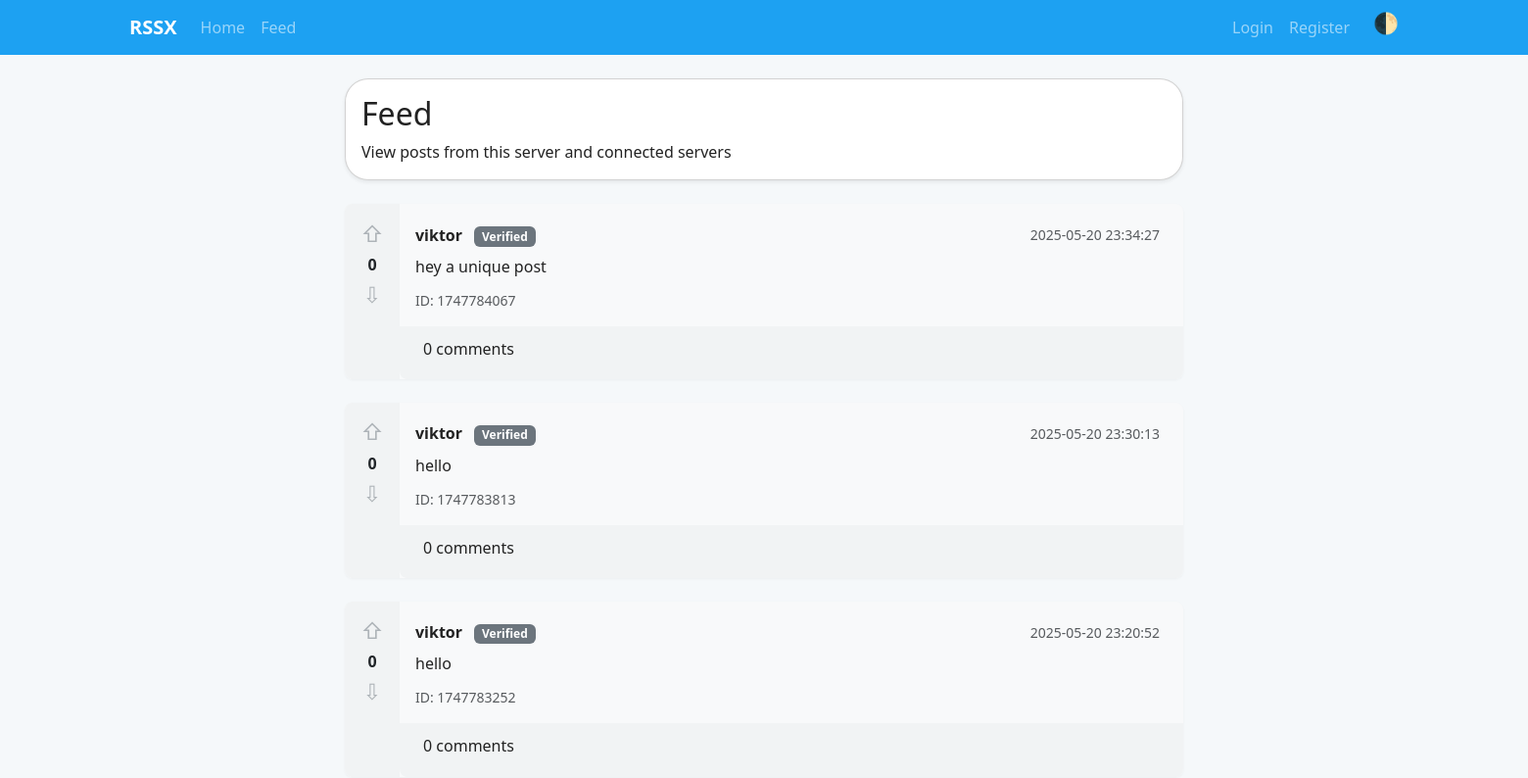
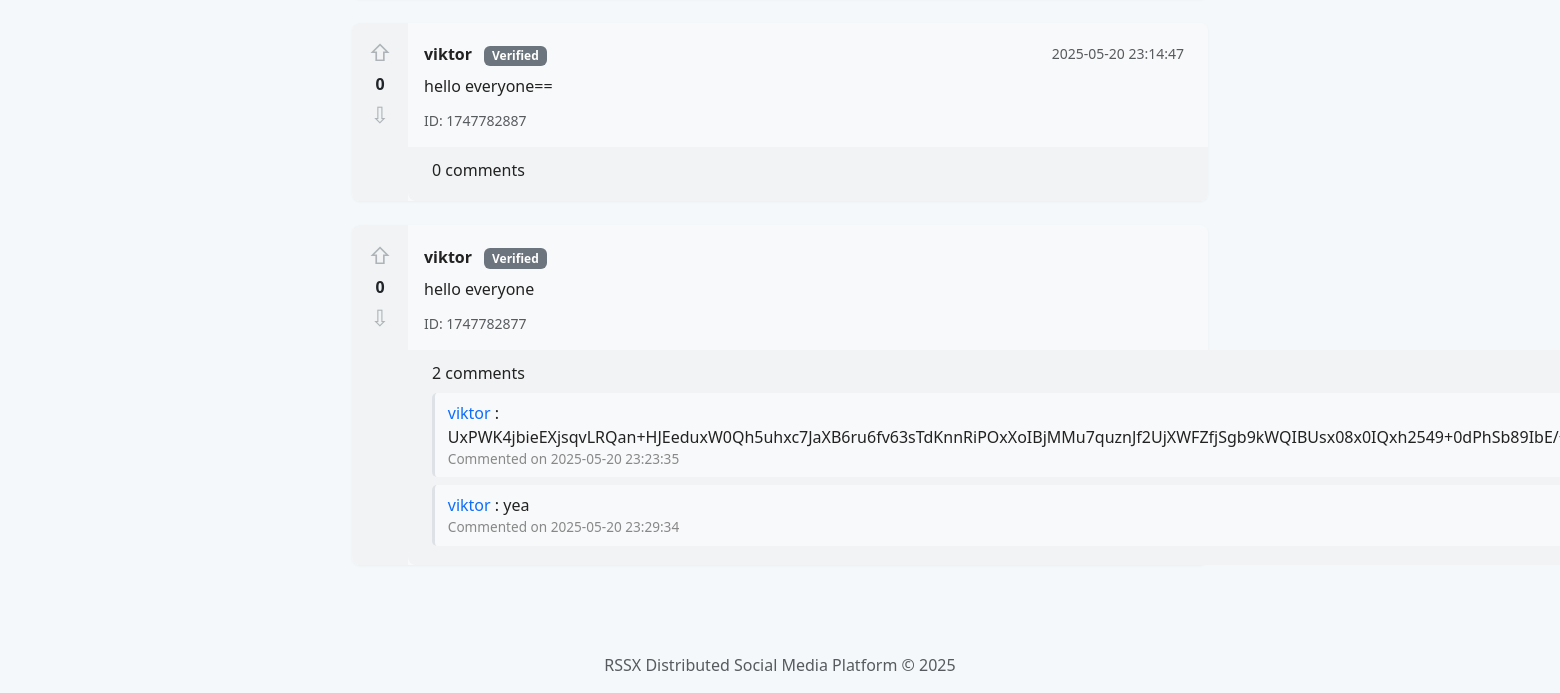
The page /feed on the database as committed earlier (2 pictures, top to bottom).
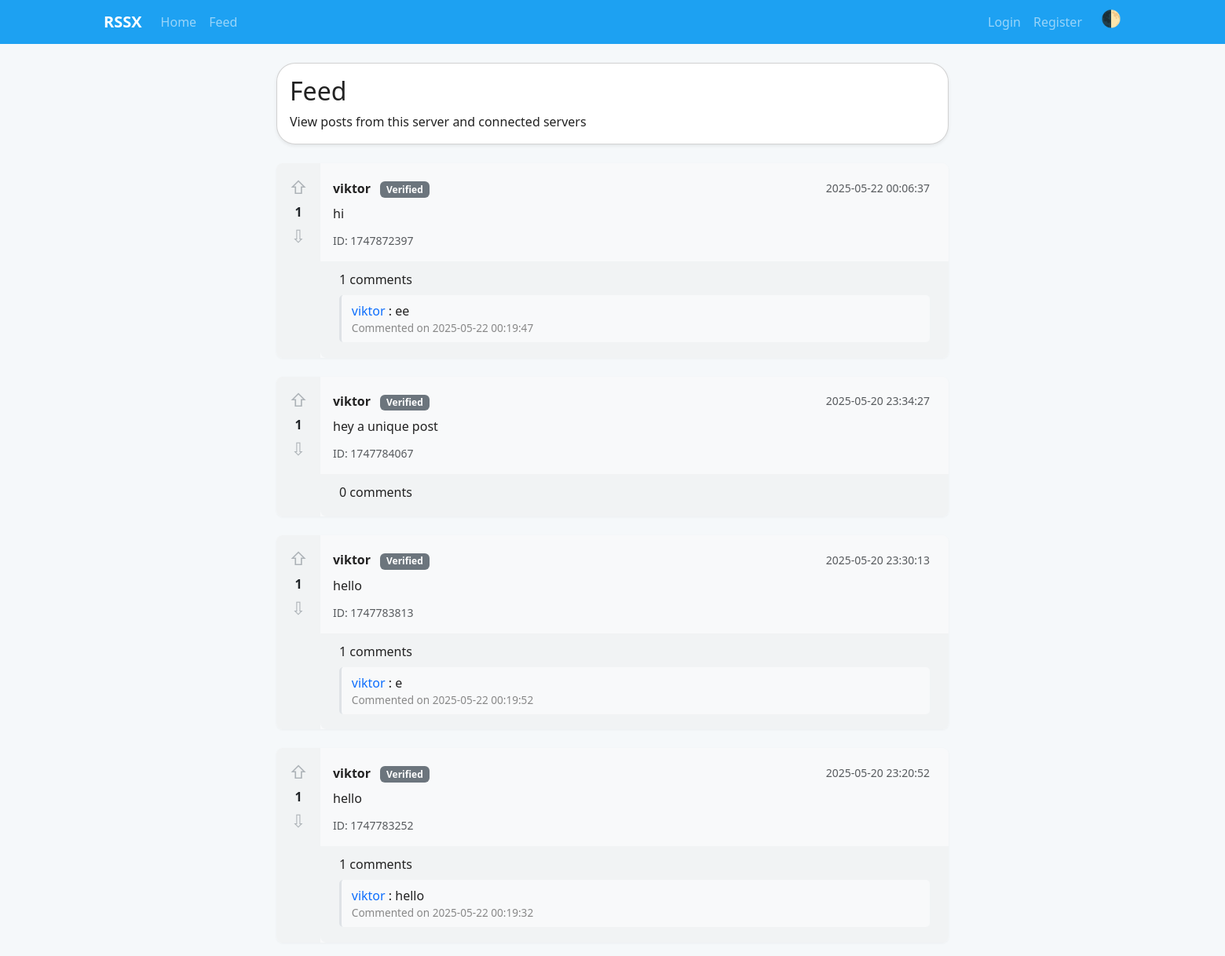
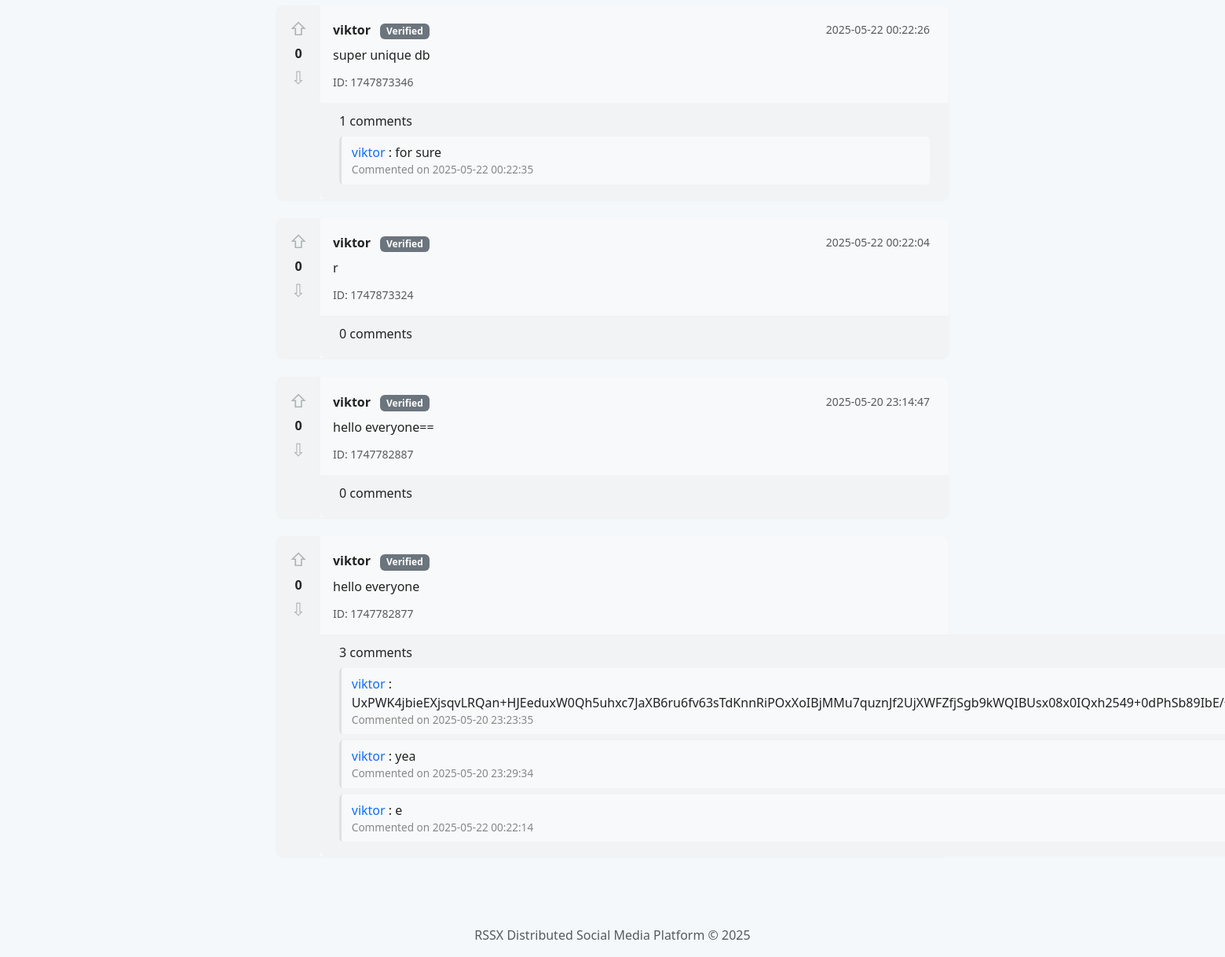
The same page on the database as committed later (2 pictures, top to bottom).
### tables this page shows
CREATE TABLE posts (
                id TEXT PRIMARY KEY,
                author TEXT NOT NULL,
                content TEXT NOT NULL,
                timestamp INTEGER NOT NULL,
                signature TEXT NOT NULL,
                upvotes INTEGER DEFAULT 0,
                downvotes INTEGER DEFAULT 0,
                spam INTEGER DEFAULT 0
            , federated_from TEXT);

CREATE TABLE comments (
                    id INTEGER PRIMARY KEY AUTOINCREMENT,
                    author TEXT NOT NULL,
                    timestamp INTEGER NOT NULL,
                    content TEXT NOT NULL,
                    post_id TEXT NOT NULL,
                    signature TEXT NOT NULL,
                    federated_from TEXT
                );

### rssx/ui/web/web_controller.py (the view)
    def feed(self):
        posts_raw = self.db.get_all_posts()
        posts = self._get_formatted_posts(posts_raw)
        for post in posts:
            comments = self.db.get_comments_for_post(post['id'])
            for comment in comments:
                comment['timestamp_formatted'] = datetime.fromtimestamp(comment['timestamp']).strftime('%Y-%m-%d %H:%M:%S')
            post['comments'] = comments
        return render_template('feed.html',
                               current_user=self.current_user,
                               posts=posts,
                               token=session.get("token"))

### rssx/database/db.py (called while the page is built)
    def get_comments_for_post(self, post_id):
        try:
            conn = sqlite3.connect(self.db_path)
            conn.row_factory = sqlite3.Row
            cursor = conn.cursor()
            cursor.execute("SELECT * FROM comments WHERE post_id = ? ORDER BY timestamp ASC", (post_id,))
            rows = cursor.fetchall()
            comments = [dict(row) for row in rows]
            conn.close()
            return comments
        except sqlite3.Error as e:
            logger.error(f"Database error in get_comments_for_post: {str(e)}")
            return []

### rssx/ui/web/web_controller.py (called while the page is built)
    def before_request(self):
        if 'username' in session:
            self.current_user = session['username']
        else:
            self.current_user = None

    def _get_formatted_posts(self, posts_raw):
        formatted_posts = []
        for post in posts_raw:
            content = post.get("content", "")
            lines = content.split('\n')
            timestamp = post.get("timestamp", 0)
            post["timestamp_formatted"] = datetime.fromtimestamp(timestamp).strftime("%Y-%m-%d %H:%M:%S")
            post["content_formatted"] = "<br/>".join(lines)
            formatted_posts.append(post)
        return formatted_posts

### rssx/templates/feed.html (shortened to what this page needs)
{% extends "base.html" %}
{% block content %}
<div class="row">
    <div class="col-lg-8 mx-auto">
        <div class="card shadow-sm mb-4">
            <div class="card-body">
                <h2 class="card-title">Feed</h2>
                <p class="card-text">View posts from this server and connected servers</p>
            </div>
        </div>
        <div id="posts-container">
            {% if posts %}
                {% for post in posts %}
                <div class="reddit-post"{% if post.federated_from %} data-federated-from="{{ post.federated_from }}"{% endif %}>
                    <div class="vote-column">
                        {% if current_user %}
                        <button class="vote-btn upvote" onclick="upvotePost('{{ post.id }}')" title="Upvote">&#8679;</button>
                        {% else %}
                        <span class="vote-btn upvote" style="opacity:0.5">&#8679;</span>
                        {% endif %}
                        <div class="vote-count">{{ post.upvotes - post.downvotes }}</div>
                        {% if current_user %}
                        <button class="vote-btn downvote" onclick="downvotePost('{{ post.id }}')" title="Downvote">&#8681;</button>
                        {% else %}
                        <span class="vote-btn downvote" style="opacity:0.5">&#8681;</span>
                        {% endif %}
                    </div>
                    <div class="reddit-post-body">
                        <div class="d-flex justify-content-between align-items-center mb-2">
                            <span>
                                <span class="fw-bold">
                                    {% if post.federated_from %}
                                        {{ post.author }}@{{ post.federated_from }}
                                    {% else %}
                                        {{ post.author }}
                                    {% endif %}
                                </span>
                                <span class="badge bg-secondary ms-2">Verified</span>
                            </span>
                            <small class="text-muted">{{ post.timestamp_formatted }}</small>
                        </div>
                        <div class="mb-2">
                            <p class="card-text mb-1" style="white-space:pre-line;">{{ post.content | safe }}</p>
                        </div>
                        <div class="d-flex justify-content-between align-items-center">
                            <small class="text-muted">ID: {{ post.id }}</small>
                        </div>
                        <div class="reddit-post-footer mt-3">
                            <div>
                                <span class="me-3"> {{ post.comments|length }} comments</span>
                            </div>
                            <div class="comments mt-2">
                                <ul class="comment-list" id="comments-{{ post.id }}">
                                    {% for comment in post.comments %}
                                    <li class="comment-item">
                                        <span class="comment-author">
                                            {% if comment.federated_from %}
                                                {{ comment.author }}@{{ comment.federated_from }}
                                            {% else %}
                                                {{ comment.author }}
                                            {% endif %}
                                        </span>
                                        <span>: {{ comment.content }}</span>
                                        <div class="comment-meta">Commented on {{ comment.timestamp_formatted }}</div>
                                    </li>
                                    {% endfor %}
                                </ul>
                            </div>
                        </div>
                    </div>
                </div>
                {% endfor %}
            {% else %}
                <div class="alert alert-info">
                    No posts available. {% if current_user %}Create the first post!{% else %}Please log in to post.{% endif %}
                </div>
            {% endif %}
        </div>
    </div>
</div>
{% endblock %}

### rssx/templates/base.html (shortened to what this page needs)
<!DOCTYPE html>
<html lang="en">
<head>
    <link href="https://cdn.jsdelivr.net/npm/bootstrap@5.3.0-alpha1/dist/css/bootstrap.min.css" rel="stylesheet">
    <link href="https://cdnjs.cloudflare.com/ajax/libs/animate.css/4.1.1/animate.min.css" rel="stylesheet">
</head>
<body>
    <nav class="navbar navbar-expand-lg navbar-dark" style="background-color: #1DA1F2;">
        <div class="container">
            <a class="navbar-brand fw-bold" href="{{ url_for('web.index') }}">RSSX</a>
            <div class="collapse navbar-collapse" id="navbarNav">
                <ul class="navbar-nav">
                    <li class="nav-item">
                        <a class="nav-link" href="{{ url_for('web.index') }}">Home</a>
                    </li>
                    <li class="nav-item">
                        <a class="nav-link" href="{{ url_for('web.feed') }}">Feed</a>
                    </li>
                </ul>
                <ul class="navbar-nav ms-auto">
                    {% if current_user %}
                    <li class="nav-item">
                        <a class="nav-link" href="{{ url_for('web.profile') }}">{{ current_user }}</a>
                    </li>
                    <li class="nav-item">
                        <a class="nav-link" href="{{ url_for('web.logout') }}">Logout</a>
                    </li>
                    {% else %}
                    <li class="nav-item">
                        <a class="nav-link" href="{{ url_for('web.login') }}">Login</a>
                    </li>
                    <li class="nav-item">
                        <a class="nav-link" href="{{ url_for('web.register') }}">Register</a>
                    </li>
                    {% endif %}
                    <li class="nav-item">
                        <span class="toggle-dark" onclick="toggleDarkMode()" title="Toggle dark mode">🌓</span>
                    </li>
                </ul>
            </div>
        </div>
    </nav>
    <div class="container mt-4 fade-anim">
        {% block content %}{% endblock %}
    </div>
    <footer class="footer mt-5 py-3">
        <div class="container text-center">
            <span class="text-muted">RSSX Distributed Social Media Platform &copy; 2025</span>
        </div>
    </footer>
</body>
</html>

### rssx/templates/base.html (style rules this page uses)
:root { --rssx-primary: #1DA1F2; --rssx-bg: #f5f8fa; --rssx-card: #fff; --rssx-text: #222; --rssx-muted: #657786; }
body { background: var(--rssx-bg); color: var(--rssx-text); transition: background 0.4s, color 0.4s; }
.navbar, .footer { transition: background 0.4s, color 0.4s; }
.card, .form-twitter input, .form-twitter textarea { background: var(--rssx-card) !important; color: var(--rssx-text) !important; transition: background 0.4s, color 0.4s; }
.card { border-radius: 1.5rem; box-shadow: 0 2px 16px rgba(0,0,0,0.06); margin-bottom: 1.5rem; animation: fadeInUp 0.7s; }
.fade-anim { animation: fadeIn 0.5s; }
.navbar { background: var(--rssx-primary) !important; }
.footer { background: var(--rssx-bg) !important; color: var(--rssx-muted) !important; }
.toggle-dark { cursor: pointer; font-size: 1.3rem; margin-left: 1rem; color: #fff; transition: color 0.3s; }

### rssx/templates/feed.html (style rules this page uses)
.reddit-post { display: flex; background: #f8f9fa; border-radius: 8px; margin-bottom: 1.5rem; box-shadow: 0 1px 3px rgba(0,0,0,0.04); }
.vote-column { display: flex; flex-direction: column; align-items: center; padding: 1.2rem 0.7rem 1.2rem 0.7rem; background: #f1f3f4; border-radius: 8px 0 0 8px; min-width: 56px; }
.vote-btn { background: none; border: none; cursor: pointer; font-size: 1.4rem; line-height: 1; color: #6c757d; transition: color 0.2s; }
.vote-count { font-weight: bold; margin: 0.5rem 0; color: #212529; }
.reddit-post-body { flex: 1; padding: 1.2rem 1.5rem 1.2rem 1rem; display: flex; flex-direction: column; }
.reddit-post-footer { background: #f1f3f4; border-radius: 0 0 8px 8px; padding: 0.7rem 1.5rem; margin: 0 -1.5rem -1.2rem -1rem; }
.comment-list { margin: 0; padding: 0; list-style: none; }
.comment-item { background: #f8f9fa; border-radius: 5px; margin-bottom: 0.5rem; padding: 0.5rem 0.8rem; border-left: 3px solid #dee2e6; }
.comment-meta { font-size: 0.85rem; color: #888; }
.comment-author { font-weight: 500; color: #0d6efd; }

Rows that differ between the two databases and show on the page:
added posts: post.upvotes-post.downvotes "1", author "viktor", timestamp_formatted "2025-05-22 00:06:37", content "hi", id "1747872397", comments|length "1"
added comments: author "viktor", content "ee", timestamp_formatted "2025-05-22 00:19:47", shown under "1"
changed posts "hey a unique post": post.upvotes-post.downvotes "0" → "1"
changed posts id 1747783813: post.upvotes-post.downvotes "0" → "1"; comments|length "0" → "1"
added comments: author "viktor", content "e", timestamp_formatted "2025-05-22 00:19:52", shown under posts id 1747783813
changed posts id 1747783252: post.upvotes-post.downvotes "0" → "1"; comments|length "0" → "1"
added comments: author "viktor", content "hello", timestamp_formatted "2025-05-22 00:19:32", shown under posts id 1747783252
added posts: post.upvotes-post.downvotes "0", author "viktor", timestamp_formatted "2025-05-22 00:22:26", content "super unique db", id "1747873346", comments|length "1"
added comments: author "viktor", content "for sure", timestamp_formatted "2025-05-22 00:22:35", shown under "0"
added posts: post.upvotes-post.downvotes "0", author "viktor", timestamp_formatted "2025-05-22 00:22:04", content "r", id "1747873324", comments|length "0"
computed for posts "hello everyone": comments|length "2" → "3"
added comments: author "viktor", content "e", timestamp_formatted "2025-05-22 00:22:14", shown under posts "hello everyone"
